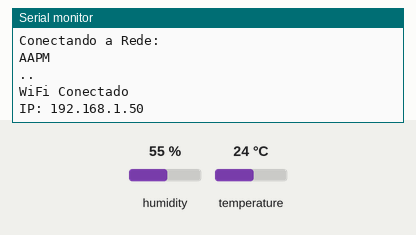
Recording of a sketch running on a simulated ESP8266 (NodeMCU). Parts: the last lines printed to the serial monitor. The test bench sets the inputs (shaded band); at power-on: humidity 55 %, temperature 24 °C. WiFi joins after 1.5 s; servers stay silent unless stated; uploads are accepted with an empty reply.

Above: at 3.2 s.
3.3 s: humidity set to 22 %
At 6.6 s:
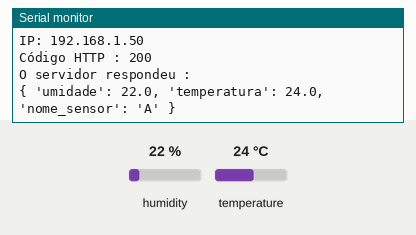
9.5 s: temperature set to 12 °C
At 11.5 s:
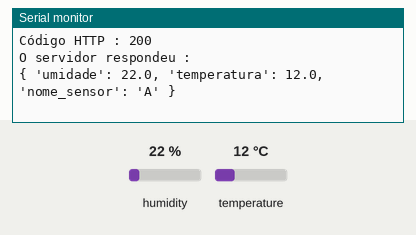
15.7 s: humidity set to 40 %
At 20.2 s:
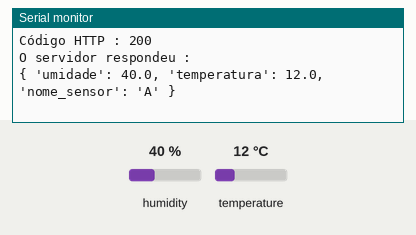

Measured:
- after the input at 3.3 s, the serial monitor: prints a new line after 2.9 s (image 1)
- after the input at 9.5 s, the serial monitor: prints a new line after 0.93 s (image 2)
- after the input at 15.7 s, the serial monitor: prints a new line after 3.2 s (image 3)

The sketch:

DHT11_Serial_Wifi.ino
```cpp
#include <ESP8266HTTPClient.h>
#include <ESP8266WiFi.h>
#include <DHTesp.h>

const char* ssid = "AAPM";  // Rede WiFi
const char* password = "";  //Senha da Rede WiFi

#define DHTpin 14    //D5 of NodeMCU is GPIO14

DHTesp dht;

void setup()
{
  Serial.begin(115200);

  dht.setup(DHTpin, DHTesp::DHT11); //for DHT11 Connect DHT sensor to GPIO 17

  Serial.println("Conectando a Rede: "); //Imprime na serial a mensagem
  Serial.println(ssid); //Imprime na serial o nome da Rede Wi-Fi
  WiFi.begin(ssid, password); //Inicialização da comunicação Wi-Fi

  //Verificação da conexão
  while(WiFi.status() != WL_CONNECTED) { //Enquanto estiver aguardando status da conexão
    delay(1000);
    Serial.print("."); //Imprime pontos
  }
  Serial.println("");
  Serial.println("WiFi Conectado");
  Serial.print("IP: ");
  Serial.println(WiFi.localIP()); //Função para exibir o IP da ESP
  }

void loop()
{
  delay(4 * 1000 * 1);
  float umi = dht.getHumidity();
  float temp = dht.getTemperature();

  String dados = "{ 'umidade': " + String(umi, 1) + ", 'temperatura': " + String(temp, 1) + ", 'nome_sensor': 'A' }";
   if(WiFi.status()== WL_CONNECTED){

    HTTPClient http;

    http.begin("http://senai-metrologia.brazilsouth.cloudapp.azure.com/api");
    http.addHeader("Content-Type", "application/x-www-form-urlencoded");

    int codigo_resposta = http.POST(dados);

    if(codigo_resposta>0){
      Serial.println("Código HTTP : " + String(codigo_resposta));

      if(codigo_resposta == 200){
        String resposta = http.getString();
        Serial.println("O servidor respondeu : ");
        Serial.println(resposta);

      }

    }else{

     Serial.print("Erro enviando POST, código: ");
     Serial.println(codigo_resposta);

    }

    http.end();

  }else{

     Serial.println("Erro na conexão WIFI");

  }

  Serial.println(dados);
}
```
